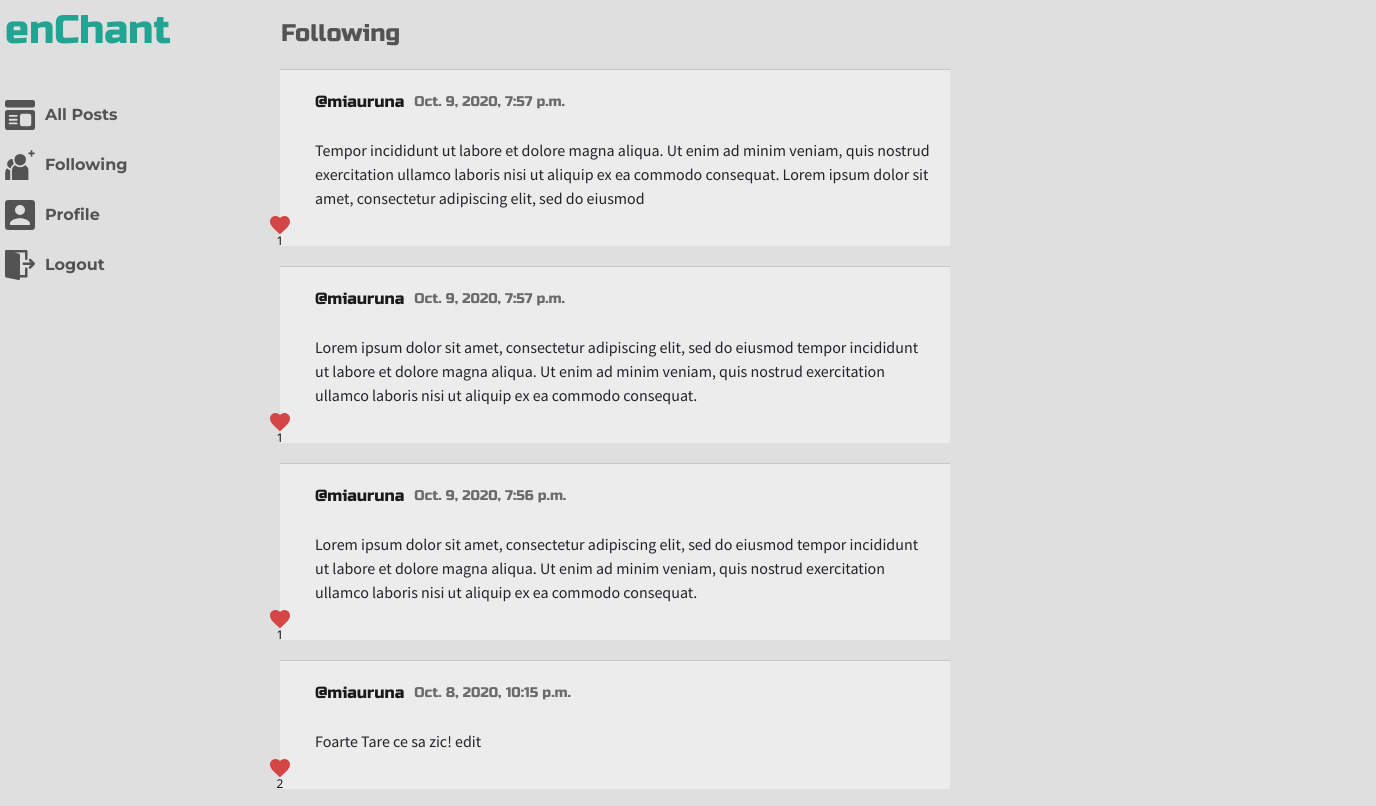
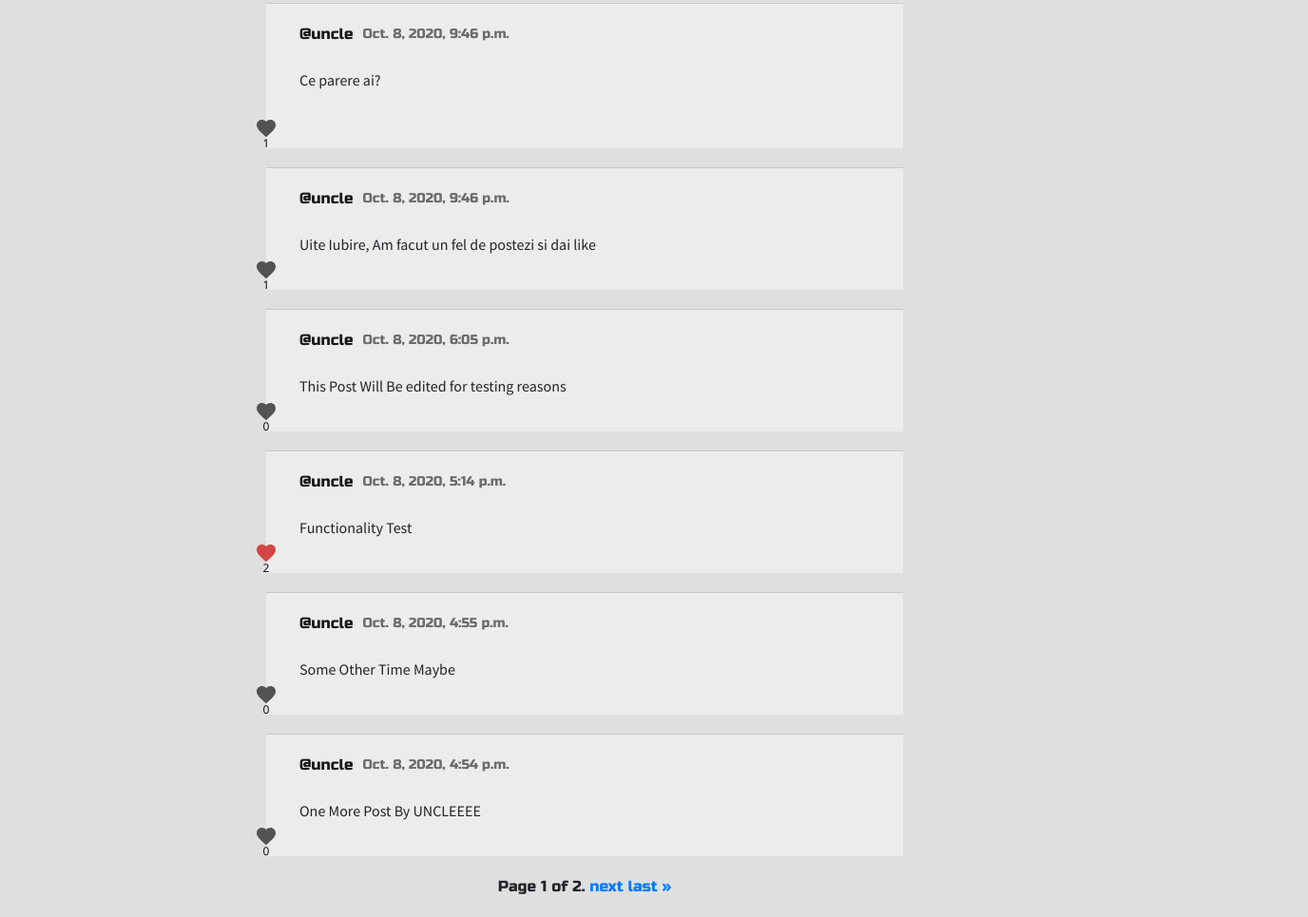
The app's page /following/ (signed in) with its own data (2 pictures, top to bottom).
### network/models.py (models this page shows, shortened)
class Post(models.Model):
    user = models.ForeignKey(settings.AUTH_USER_MODEL, on_delete=models.CASCADE, related_name="posts")
    content = models.CharField(max_length = 256)
    date_added = models.DateTimeField(auto_now_add=True)
    edited = models.BooleanField(default=False)
    like = models.ManyToManyField(User, blank=True, related_name="likes")

class User(AbstractUser):
    pass

### network/views.py (the view)
# urls.py: path("following/", views.following_view, name="following_view"),
def following_view(request):
    current_user = request.user
    users_followed = Profile.objects.get(user=current_user).following.all()
    posts_list = Post.objects.filter(user__in=users_followed).order_by('-date_added')
    paginator = Paginator(posts_list, 10)
    page_number = request.GET.get('page')
    page_obj = paginator.get_page(page_number)
    context = {
        "page_obj": page_obj,
    }
    return render(request, "network/following.html", context)

### network/templates/network/following.html (shortened to what this page needs)
{% extends "network/layout.html" %}
{% load static %}
{% block body %}
    <h1 class="main-header">
        Following
    </h1>
    <div class="tweets-list">
        {% for tweet in page_obj %}
        <div class="tweet-wrapper" id="tweet-{{ tweet.id }}">
            <div class="tweet">
                <div class="tweet-header">
                    <a class="name" href="{% url 'display_profile_view' tweet.user.id %}">@{{ tweet.user.username }} </a>
                    <p class="date">{{ tweet.date_added }}</p>
                </div>
                <div class="tweet-content" id="tweet-content-{{ tweet.id }}">
                    <p>
                        {{ tweet.content }}
                    </p>
                </div>
            </div>
            <div class="tweet-buttons">
                <button class="like-button" data-id="{{ tweet.id }}">
                    {% if request.user in tweet.like.all %}
                        <img src="{% static 'network/icons/like-red.svg' %}">
                    {% else %}
                        <img src="{% static 'network/icons/like.svg' %}">
                    {% endif %}
                    <p>{{ tweet.like.count }}</p>
                </button>
            </div>
        </div>
        {% endfor %}
    </div>
    {% if page_obj %}
    <div class="pagination">
        <span class="step-links">
            <span class="current">
                Page {{ page_obj.number }} of {{ page_obj.paginator.num_pages }}.
            </span>
            {% if page_obj.has_next %}
                <a href="?page={{ page_obj.next_page_number }}">next</a>
                <a href="?page={{ page_obj.paginator.num_pages }}">last &raquo;</a>
            {% endif %}
        </span>
    </div>
    {% else %}
        <h2 class="empty-status">You're not following anyone at the moment</h2>
    {% endif %}
{% endblock %}

### network/static/network/styles.css (style rules this page uses)
body { -webkit-box-sizing: border-box; box-sizing: border-box; margin: 0; padding: 0; background-color: #dfdfdf; }
.main-header { font-family: 'Russo One', sans-serif; font-size: 24px; color: #535353; margin: 20px 16px; }
.tweet-wrapper { width: 100%; position: relative; margin-bottom: 20px; }
.tweet-wrapper .tweet { border-top: 0.2px solid #c7c7c7; width: 670px; margin: auto; background: #ECECEC; padding: 20px 20px 20px 35px; }
.tweet-wrapper .tweet-header { display: -webkit-box; display: -ms-flexbox; display: flex; -webkit-box-align: center; -ms-flex-align: center; align-items: center; }
.tweet-wrapper .tweet-header .name { font-family: 'Russo One', sans-serif; font-size: 16px; font-weight: 500; color: #1a1a1a; }
.tweet-wrapper .tweet-header .date { font-family: 'Russo One', sans-serif; font-size: 14px; color: #6b6b6b; margin: 0 10px; }
.tweet-wrapper .tweet-content p { font-family: 'Source Sans Pro', sans-serif; font-size: 16px; white-space: pre-line; }
.tweet-wrapper .tweet-buttons { position: absolute; display: -webkit-box; display: -ms-flexbox; display: flex; -webkit-box-orient: vertical; -webkit-box-direction: normal; -ms-flex-direction: column; flex-direction: column; bottom: 0; -webkit-transform: translateX(3px); transform: translateX(3px); }
.tweet-wrapper .tweet-buttons button { border: none; background-color: transparent; padding: 0; margin-top: 10px; }
.tweet-wrapper .tweet-buttons button p { margin: 0; line-height: 0.7; font-family: 'Open Sans', sans-serif; font-size: 12px; }
.pagination { -webkit-box-pack: center; -ms-flex-pack: center; justify-content: center; margin-bottom: 20px; }
.pagination .step-links { font-family: 'Russo One', sans-serif; }

### records on screen
Post: user.username "miauruna", date_added "Oct. 9, 2020, 7:57 p.m.", content "Tempor incididunt ut labore et dolore magna aliqua. Ut enim ad minim veniam, quis nostrud exercitation ullamco laboris nisi ut aliquip ex ea commodo consequat. Lorem ipsum dolor sit amet, consectetur adipiscing elit, sed do eiusmod", like.count "1"
Post: user.username "miauruna", date_added "Oct. 9, 2020, 7:57 p.m.", content "Lorem ipsum dolor sit amet, consectetur adipiscing elit, sed do eiusmod tempor incididunt ut labore et dolore magna aliqua. Ut enim ad minim veniam, quis nostrud exercitation ullamco laboris nisi ut aliquip ex ea commodo consequat.", like.count "1"
Post: user.username "miauruna", date_added "Oct. 9, 2020, 7:56 p.m.", content "Lorem ipsum dolor sit amet, consectetur adipiscing elit, sed do eiusmod tempor incididunt ut labore et dolore magna aliqua. Ut enim ad minim veniam, quis nostrud exercitation ullamco laboris nisi ut aliquip ex ea commodo consequat.", like.count "1"
Post: user.username "miauruna", date_added "Oct. 8, 2020, 10:15 p.m.", content "Foarte Tare ce sa zic! edit", like.count "2"
Post: user.username "uncle", date_added "Oct. 8, 2020, 9:46 p.m.", content "Ce parere ai?", like.count "1"
Post: user.username "uncle", date_added "Oct. 8, 2020, 9:46 p.m.", content "Uite Iubire, Am facut un fel de postezi si dai like", like.count "1"
Post: user.username "uncle", date_added "Oct. 8, 2020, 6:05 p.m.", content "This Post Will Be edited for testing reasons", like.count "0"
Post: user.username "uncle", date_added "Oct. 8, 2020, 5:14 p.m.", content "Functionality Test", like.count "2"
Post: user.username "uncle", date_added "Oct. 8, 2020, 4:55 p.m.", content "Some Other Time Maybe", like.count "0"
Post: user.username "uncle", date_added "Oct. 8, 2020, 4:54 p.m.", content "One More Post By UNCLEEEE", like.count "0"

### other values on screen
{{ page_obj.number }} "1"
{{ page_obj.paginator.num_pages }} "2"
